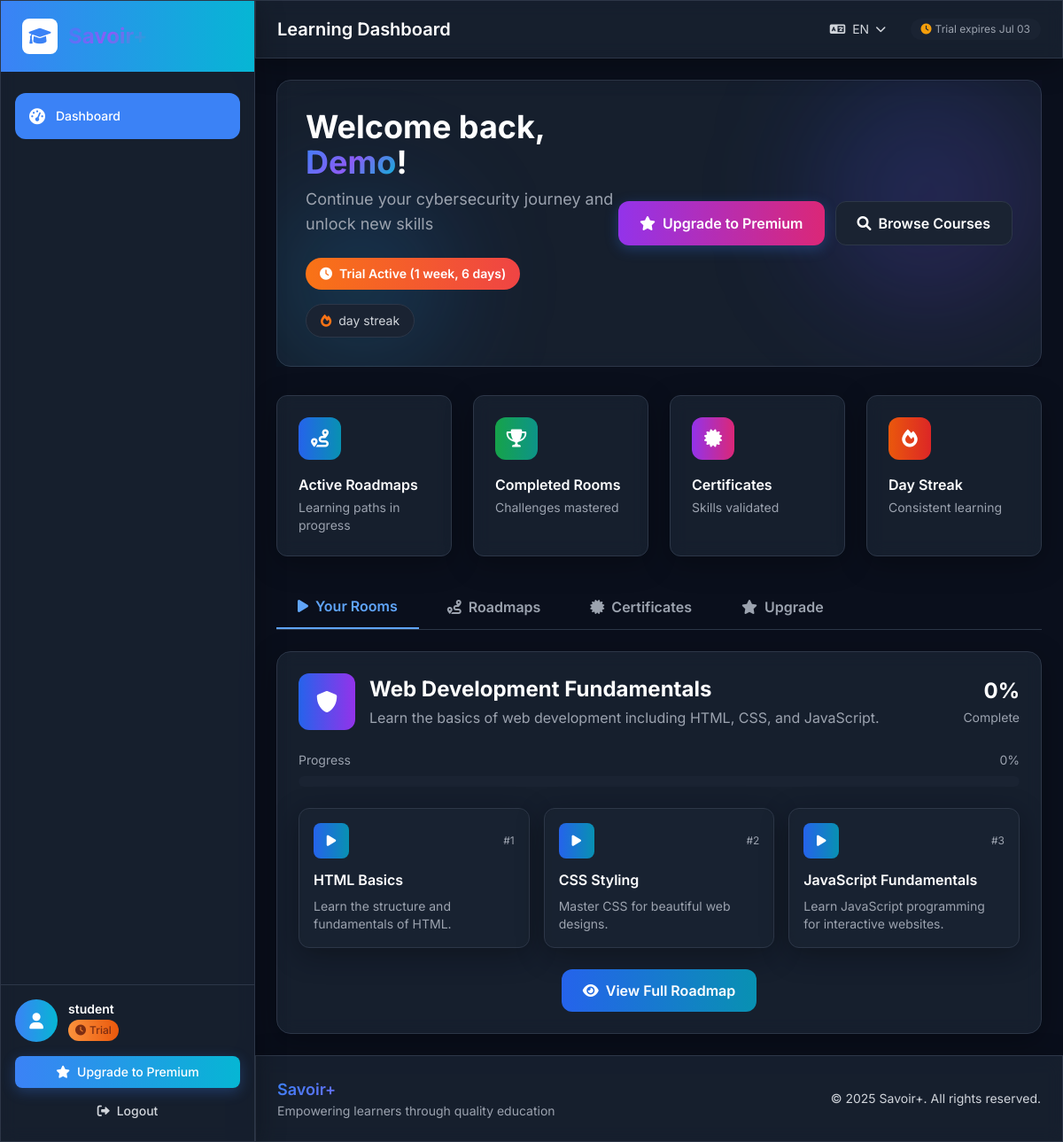
Page /dashboard/ (signed in) on the earlier database version.
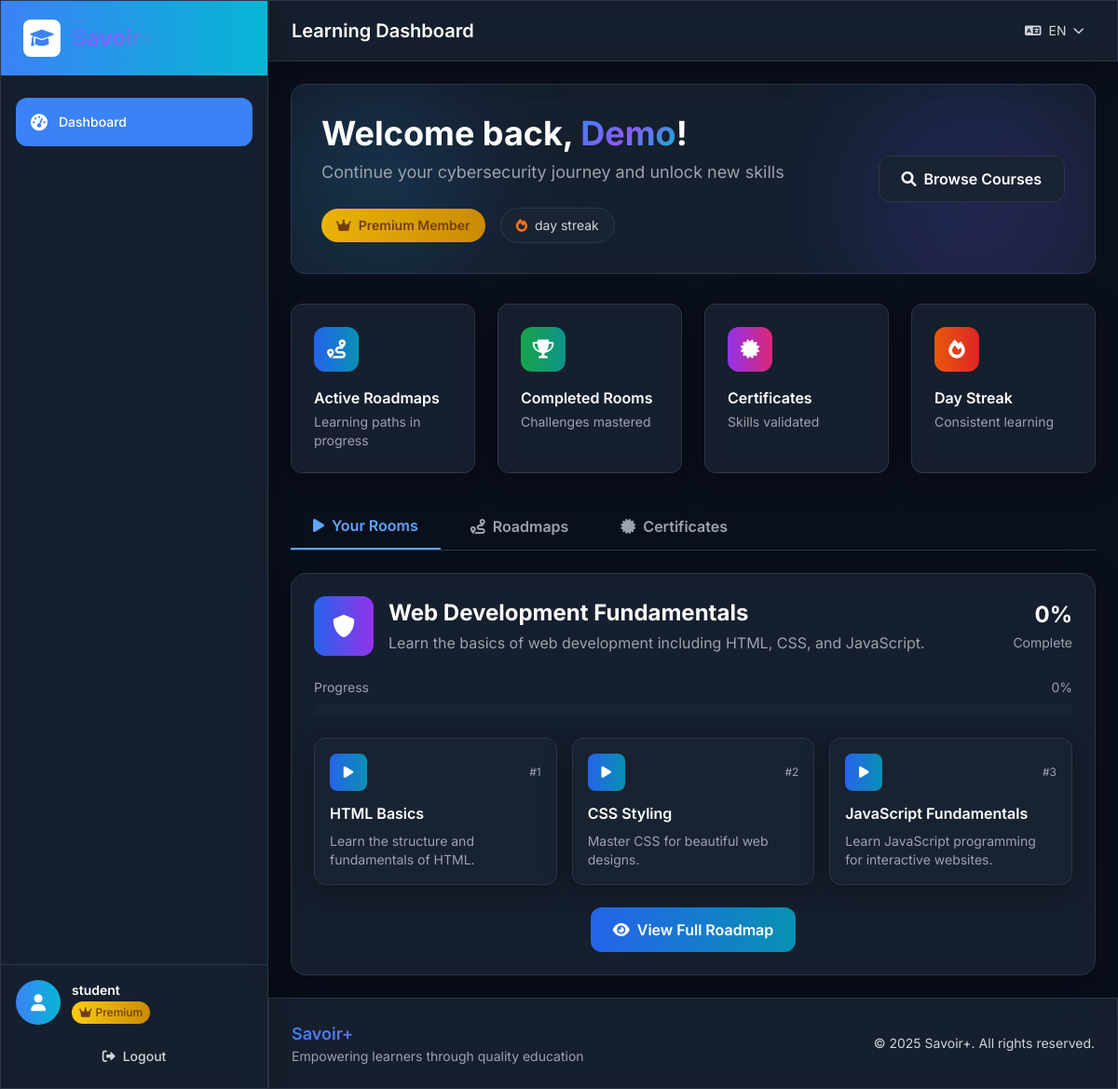
Same page on the later database version.
### lms/models.py (models this page shows, shortened)
class User(AbstractUser):
    is_paid_user = models.BooleanField(default=False, verbose_name=_('Is Paid User'))
    trial_start_date = models.DateTimeField(auto_now_add=True, verbose_name=_('Trial Start Date'))
    trial_end_date = models.DateTimeField(blank=True, null=True, verbose_name=_('Trial End Date'))
    def save(self, *args, **kwargs):
        if not self.trial_start_date:
            from django.utils import timezone
            self.trial_start_date = timezone.now()
        if not self.trial_end_date and self.trial_start_date:
            self.trial_end_date = self.trial_start_date + timedelta(days=15)
        super().save(*args, **kwargs)
    @property
    def is_trial_active(self):
        if self.is_paid_user:
            return False
        return timezone.now() < self.trial_end_date

### lms/views.py (the view, shortened to what this page needs)
# urls.py: path('dashboard/', views.dashboard, name='dashboard'),
@login_required
def dashboard(request):
    enrolled_roadmaps = Enrollment.objects.filter(
        user=request.user, is_active=True
    ).select_related('roadmap').prefetch_related('roadmap__rooms')
    roadmaps = [enrollment.roadmap for enrollment in enrolled_roadmaps]
    completed_rooms = RoomCompletion.objects.filter(
        user=request.user, is_completed=True
    ).values_list('room_id', flat=True)
    certificates = Certificate.objects.filter(user=request.user, is_valid=True)
    enrolled_rooms = Room.objects.filter(
        roadmap__in=roadmaps, is_active=True
    )
    total_rooms = enrolled_rooms.count()
    completed_count = len([room_id for room_id in completed_rooms if room_id in enrolled_rooms.values_list('id', flat=True)])
    overall_progress = (completed_count / total_rooms * 100) if total_rooms > 0 else 0
    recent_completions = SectionCompletion.objects.filter(
        user=request.user, is_completed=True
    ).select_related('section').order_by('-completed_at')[:5]
    enrollments_with_progress = []
    for enrollment in enrolled_roadmaps:
        roadmap = enrollment.roadmap
        roadmap_rooms = roadmap.rooms.filter(is_active=True)
        total_roadmap_rooms = roadmap_rooms.count()
        completed_roadmap_rooms = len([room_id for room_id in completed_rooms if room_id in roadmap_rooms.values_list('id', flat=True)])
        progress_percentage = (completed_roadmap_rooms / total_roadmap_rooms * 100) if total_roadmap_rooms > 0 else 0
        enrollment.progress_percentage = round(progress_percentage)
        enrollments_with_progress.append(enrollment)
    roadmap_data = []
    for roadmap in roadmaps:
        rooms = roadmap.rooms.filter(is_active=True).order_by('order')
        rooms_data = []
        roadmap_completed = 0
        for room in rooms:
            is_accessible = room.is_accessible_by_user(request.user)
            is_completed = room.id in completed_rooms
            if is_completed:
                roadmap_completed += 1
            sections = room.sections.filter(is_active=True)
            completed_sections = SectionCompletion.objects.filter(
                user=request.user, section__in=sections, is_completed=True
            ).count()
            sections_progress = (completed_sections / sections.count() * 100) if sections.count() > 0 else 0
            rooms_data.append({
                'room': room,
                'is_accessible': is_accessible,
                'is_completed': is_completed,
                'sections_progress': sections_progress,
                'sections_total': sections.count(),
                'sections_completed': completed_sections,
            })
        roadmap_progress = (roadmap_completed / rooms.count() * 100) if rooms.count() > 0 else 0
        roadmap.user_progress = roadmap_progress
        stroke_dashoffset = 175.93 - (roadmap_progress / 100 * 175.93)
        roadmap_data.append({
            'roadmap': roadmap,
            'rooms': rooms_data,
            'progress': roadmap_progress,
            'completed_rooms': roadmap_completed,
            'total_rooms': rooms.count(),
            'stroke_dashoffset': stroke_dashoffset,
        })
    context = {
        'enrolled_roadmaps': enrollments_with_progress,  # Pass enrollments with progress
        'roadmaps': roadmap_data,
        'roadmap_data': roadmap_data,
        'user': request.user,
        'certificates': certificates,
        'certificates_count': certificates.count(),
        'overall_progress': overall_progress,
        'completed_rooms': completed_count,
        'total_completed_rooms': completed_count,
        'total_rooms': total_rooms,
        'recent_completions': recent_completions,
    }
    return render(request, 'lms/dashboard.html', context)

### lms/models.py (called while the page is built)
    def is_accessible_by_user(self, user):
        if not self.prerequisite_room:
            return True
        return RoomCompletion.objects.filter(
            user=user,
            room=self.prerequisite_room,
            is_completed=True
        ).exists()

### templates/lms/dashboard.html (shortened to what the changed rows need)
{% extends 'base.html' %}
{% load i18n %}
{% load lms_tags %}
{% block page_title %}{% trans "Learning Dashboard" %}{% endblock %}
{% block content %}
<div class="dashboard-container">
<div class="dashboard-content">
    <div class="relative overflow-hidden">
        <div class="glass rounded-2xl p-8 border border-dark-border relative">
            <div class="absolute top-0 right-0 w-64 h-64 bg-gradient-to-br from-blue-600/20 to-purple-600/20 rounded-full blur-3xl"></div>
            <div class="absolute bottom-0 left-0 w-48 h-48 bg-gradient-to-tr from-cyan-500/20 to-blue-500/20 rounded-full blur-3xl"></div>
            <div class="relative z-10">
                <div class="flex flex-col lg:flex-row items-start lg:items-center justify-between">
                    <div class="flex-1 mb-6 lg:mb-0">
                        <h1 class="text-3xl md:text-4xl font-bold text-white mb-2">
                            {% trans "Welcome back" %},
                            <span class="gradient-text">{{ user.first_name|default:user.username }}</span>!
                        </h1>
                        <div class="flex flex-wrap items-center gap-4">
                            {% if user.is_paid_user %}
                                <span class="inline-flex items-center px-4 py-2 bg-gradient-to-r from-yellow-500 to-yellow-600 rounded-full text-yellow-900 font-semibold text-sm">
                                    <i class="fas fa-crown mr-2"></i>{% trans "Premium Member" %}
                                </span>
                            {% else %}
                                <span class="inline-flex items-center px-4 py-2 bg-gradient-to-r from-orange-500 to-red-500 rounded-full text-white font-semibold text-sm">
                                    <i class="fas fa-clock mr-2"></i>
                                    {% if user.is_trial_active %}
                                        {% trans "Trial Active" %} ({{ user.trial_end_date|timeuntil }})
                                    {% else %}
                                        {% trans "Trial Expired" %}
                                    {% endif %}
                                </span>
                            {% endif %}
                            <span class="inline-flex items-center px-4 py-2 bg-dark-card border border-dark-border rounded-full text-gray-300 text-sm">
                                <i class="fas fa-fire mr-2 text-orange-500"></i>
                                {{ learning_streak }} {% trans "day streak" %}
                            </span>
                        </div>
                    </div>
                    <div class="flex flex-col sm:flex-row gap-3">
                        {% if not user.is_paid_user %}
                        <a href="{% url 'upgrade_to_premium' %}" class="btn-enhanced inline-flex items-center px-6 py-3 bg-gradient-to-r from-purple-600 to-pink-600 hover:from-purple-700 hover:to-pink-700 text-white font-semibold rounded-xl transition-all duration-300 transform hover:scale-105">
                            <i class="fas fa-star mr-2"></i>{% trans "Upgrade to Premium" %}
                        </a>
                        {% endif %}
                        <a href="#roadmaps" class="inline-flex items-center px-6 py-3 bg-dark-card hover:bg-dark-hover border border-dark-border hover:border-blue-500 text-white font-semibold rounded-xl transition-all duration-300">
                            <i class="fas fa-search mr-2"></i>{% trans "Browse Courses" %}
                        </a>
                    </div>
                </div>
            </div>
        </div>
    </div>
    <div class="space-y-6">
        <div class="flex flex-wrap gap-2 border-b border-dark-border">
            <button onclick="showTab('enrolled')" id="tab-enrolled" class="tab-button px-6 py-3 font-semibold rounded-t-lg transition-all duration-300 text-blue-400 border-b-2 border-blue-400">
                <i class="fas fa-play mr-2"></i>{% trans "Your Rooms" %}
            </button>
            <button onclick="showTab('roadmaps')" id="tab-roadmaps" class="tab-button px-6 py-3 font-semibold rounded-t-lg transition-all duration-300 text-gray-400 hover:text-white">
                <i class="fas fa-route mr-2"></i>{% trans "Roadmaps" %}
            </button>
            <button onclick="showTab('certificates')" id="tab-certificates" class="tab-button px-6 py-3 font-semibold rounded-t-lg transition-all duration-300 text-gray-400 hover:text-white">
                <i class="fas fa-certificate mr-2"></i>{% trans "Certificates" %}
            </button>
            {% if not user.is_paid_user %}
            <button onclick="showTab('upgrade')" id="tab-upgrade" class="tab-button px-6 py-3 font-semibold rounded-t-lg transition-all duration-300 text-gray-400 hover:text-white">
                <i class="fas fa-star mr-2"></i>{% trans "Upgrade" %}
            </button>
            {% endif %}
        </div>
        </div>
    </div>
</div>
{% endblock %}

### templates/base.html (shortened to what the changed rows need)
{% load i18n %}
<!DOCTYPE html>
<html lang="{% get_current_language as LANGUAGE_CODE %}{{ LANGUAGE_CODE }}" class="dark">
<head>
    <script src="https://cdn.tailwindcss.com"></script>
    <link href="https://cdnjs.cloudflare.com/ajax/libs/font-awesome/6.0.0/css/all.min.css" rel="stylesheet">
    {% load static %}
    <link href="{% static 'css/style.css' %}" rel="stylesheet">
    <link href="{% static 'css/enhanced-styles.css' %}" rel="stylesheet">
</head>
<body class="bg-dark-bg text-white min-h-screen font-sans">
    <div class="flex min-h-screen">
        <div class="hidden lg:flex lg:w-72 lg:flex-col fixed lg:inset-y-0 z-50">
            <div class="flex flex-col flex-1 min-h-0 glass border-r border-dark-border">
                {% if user.is_authenticated %}
                <div class="flex-shrink-0 p-4 border-t border-dark-border">
                    <div class="flex items-center mb-4">
                        <div class="flex-shrink-0">
                            <div class="w-12 h-12 bg-gradient-to-r from-primary to-info rounded-full flex items-center justify-center">
                                <i class="fas fa-user text-white text-lg"></i>
                            </div>
                        </div>
                        <div class="ml-3 flex-1">
                            <p class="text-sm font-semibold text-white truncate">{{ user.username }}</p>
                            {% if user.is_paid_user %}
                                <span class="inline-flex items-center px-2 py-1 rounded-full text-xs font-medium bg-gradient-to-r from-yellow-400 to-yellow-600 text-yellow-900">
                                    <i class="fas fa-crown mr-1"></i>{% trans "Premium" %}
                                </span>
                            {% else %}
                                <span class="inline-flex items-center px-2 py-1 rounded-full text-xs font-medium bg-gradient-to-r from-orange-400 to-orange-600 text-orange-900">
                                    <i class="fas fa-clock mr-1"></i>{% trans "Trial" %}
                                </span>
                            {% endif %}
                        </div>
                    </div>
                    <div class="space-y-2">
                        {% if not user.is_paid_user %}
                        <a href="{% url 'upgrade_to_premium' %}" class="btn-enhanced w-full flex items-center justify-center px-4 py-2 text-sm font-medium bg-gradient-to-r from-primary to-info hover:from-primary-dark hover:to-cyan-600 rounded-lg transition-all duration-200 text-white">
                            <i class="fas fa-star mr-2"></i>{% trans "Upgrade to Premium" %}
                        </a>
                        {% endif %}
                        <form action="{% url 'logout' %}" method="post" class="w-full">
                            <button type="submit" class="w-full flex items-center justify-center px-4 py-2 text-sm font-medium text-gray-300 hover:text-white hover:bg-gray-700 rounded-lg transition-all duration-200">
                                <i class="fas fa-sign-out-alt mr-2"></i>
                                {% trans "Logout" %}
                            </button>
                        </form>
                    </div>
                </div>
                {% endif %}
            </div>
        </div>
        <div class="flex flex-col flex-1 lg:ml-72">
            <div class="glass border-b border-dark-border sticky top-0 z-40">
                <div class="flex items-center justify-between h-16 px-4 lg:px-6">
                    <div class="hidden lg:block">
                        <h1 class="text-xl font-semibold text-white">
                            {% block page_title %}{% trans "Dashboard" %}{% endblock %}
                        </h1>
                    </div>
                    <div class="flex items-center space-x-4">
                        <div class="relative">
                            <button id="language-dropdown" class="flex items-center px-3 py-2 text-sm text-gray-300 hover:text-white rounded-lg hover:bg-dark-hover transition-colors">
                                {% get_current_language as LANGUAGE_CODE %}
                            </button>
                        </div>
                        {% if user.is_authenticated and not user.is_paid_user %}
                        <div class="hidden sm:flex items-center text-xs text-gray-400 bg-dark-card px-3 py-1 rounded-full">
                            {% if user.is_trial_active %}
                                <i class="fas fa-clock mr-1 text-warning"></i>
                                {% trans "Trial expires" %} {{ user.trial_end_date|date:"M d" }}
                            {% else %}
                                <i class="fas fa-exclamation-triangle mr-1 text-danger"></i>
                                {% trans "Trial expired" %}
                            {% endif %}
                        </div>
                        {% endif %}
                    </div>
                </div>
            </div>
            <main class="flex-1 p-4 lg:p-6 space-y-6 w-full max-w-none">
                <div class="w-full">
                    {% block content %}{% endblock %}
                </div>
            </main>
        </div>
    </div>
</body>
</html>

Differences in the rows shown:
changed User "Demo": is_paid_user False → True (drawn); trial_end_date "Jul 03" → (not shown); trial_end_date "1 week, 6 days" → (not shown)
Other differences:
text no longer shown: "Trial Upgrade to Premium Trial expires Trial Active ( ) Upgrade to Premium Upgrade"
text now shown: "Premium Premium Member"
